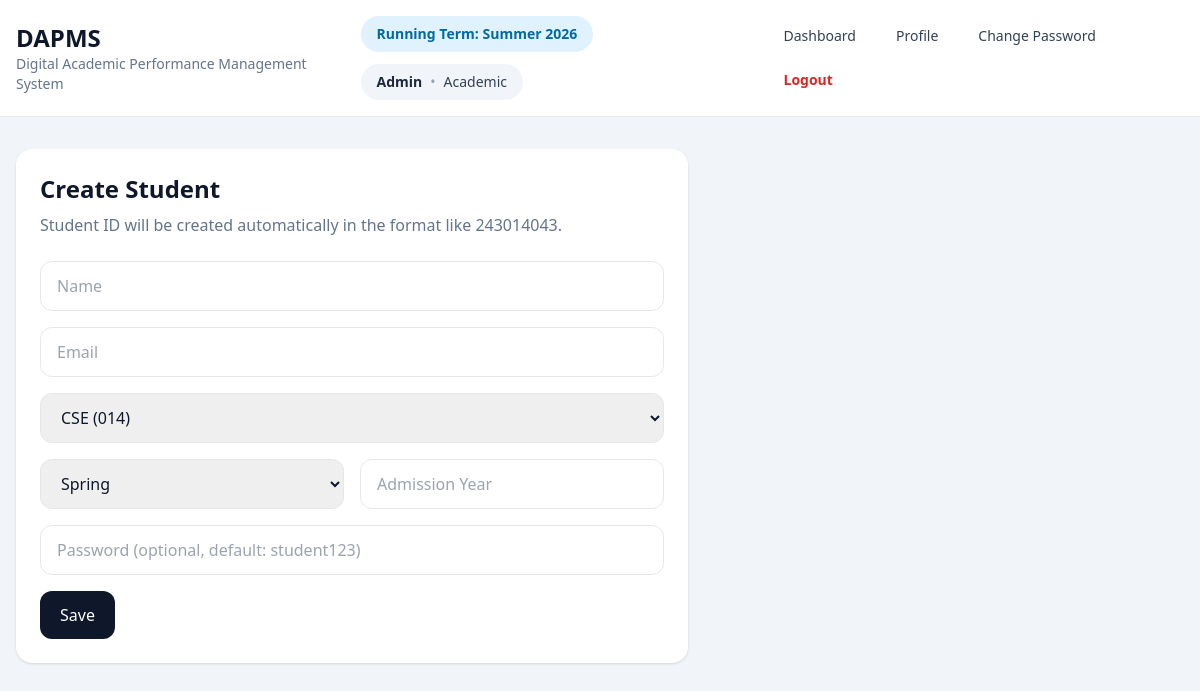
The page /admin/student/create (signed in) on the database its author committed.
### tables this page shows
CREATE TABLE terms(
            id INTEGER PRIMARY KEY AUTOINCREMENT,
            name TEXT NOT NULL,
            start_date TEXT NOT NULL,
            end_date TEXT NOT NULL,
            status TEXT NOT NULL DEFAULT 'running'
        , semester TEXT, year INTEGER);

CREATE TABLE users(
            id INTEGER PRIMARY KEY AUTOINCREMENT,
            role TEXT NOT NULL,
            name TEXT NOT NULL,
            email TEXT NOT NULL UNIQUE,
            password_hash TEXT NOT NULL,
            department TEXT NOT NULL
        );

### app/routes/admin.py (the view, shortened to what this page needs)
@bp.route('/student/create', methods=['GET', 'POST'])
@role_required('admin')
def create_student():
    return render_template('admin/create_student.html', departments=DEPARTMENT_CODES, semesters=list(SEMESTER_CODES.keys()))

### app/core/security.py (called while the page is built)
def load_user():
    user_id = session.get('user_id')
    if not user_id:
        g.user = None
        return
    g.user = get_db().execute('SELECT * FROM users WHERE id=?', (user_id,)).fetchone()

def role_required(*roles):
    def decorator(view):
        @wraps(view)
        def wrapped(*args, **kwargs):
            if session.get('role') not in roles:
                return redirect(url_for('auth.login'))
            return view(*args, **kwargs)
        return wrapped
    return decorator

### app/db.py (called while the page is built)
def get_db():
    if 'db' not in g:
        g.db = sqlite3.connect(current_app.config['DATABASE'])
        g.db.row_factory = sqlite3.Row
        g.db.execute('PRAGMA foreign_keys = ON')
    return g.db

### app/routes/auth.py (called while the page is built)
@bp.before_app_request
def before():
    load_user()

### app/templates/admin/create_student.html
{% extends 'layout.html' %}
{% block content %}
<div class="max-w-2xl bg-white rounded-2xl shadow p-6">
  <h2 class="text-2xl font-bold mb-2">Create Student</h2>
  <p class="text-slate-500 mb-6">Student ID will be created automatically in the format like 243014043.</p>
  <form method="post" class="space-y-4">
    <input name="name" placeholder="Name" class="w-full border rounded-xl px-4 py-3" required>
    <input name="email" type="email" placeholder="Email" class="w-full border rounded-xl px-4 py-3" required>
    <select name="department" class="w-full border rounded-xl px-4 py-3" required>
      {% for dept, code in departments.items() %}<option value="{{ dept }}">{{ dept }} ({{ code }})</option>{% endfor %}
    </select>
    <div class="grid md:grid-cols-2 gap-4">
      <select name="admission_semester" class="w-full border rounded-xl px-4 py-3" required>
        {% for semester in semesters %}<option value="{{ semester }}">{{ semester }}</option>{% endfor %}
      </select>
      <input name="admission_year" type="number" min="2020" max="2100" placeholder="Admission Year" class="w-full border rounded-xl px-4 py-3" required>
    </div>
    <input name="password" placeholder="Password (optional, default: student123)" class="w-full border rounded-xl px-4 py-3">
    <button class="bg-slate-900 text-white px-5 py-3 rounded-xl">Save</button>
  </form>
</div>
{% endblock %}

### app/templates/layout.html (shortened to what this page needs)
<!DOCTYPE html>
<html>
<head>
  <script src="https://cdn.tailwindcss.com"></script>
</head>
<body class="bg-slate-100 text-slate-900 min-h-screen">
  <nav class="bg-white border-b sticky top-0 z-20">
    <div class="max-w-7xl mx-auto px-4 py-4 flex justify-between items-center gap-4">
      <div>
        <h1 class="text-2xl font-bold">DAPMS</h1>
        <p class="text-sm text-slate-500">Digital Academic Performance Management System</p>
      </div>
     <div class="flex flex-col lg:flex-row lg:items-center lg:justify-between gap-4">
  <div class="flex flex-wrap items-center gap-3">
    {% if current_term %}
      <span class="inline-flex items-center px-4 py-2 rounded-full bg-sky-100 text-sky-700 text-sm font-semibold">
        Running Term: {{ current_term['name'] }}
      </span>
    {% endif %}
    {% if current_user %}
      <div class="inline-flex items-center px-4 py-2 rounded-full bg-slate-100 text-slate-700 text-sm">
        <span class="font-semibold text-slate-800">{{ current_user['name'] }}</span>
        {% if current_user['department'] %}
          <span class="mx-2 text-slate-400">•</span>
          <span>{{ current_user['department'] }}</span>
        {% endif %}
      </div>
    {% endif %}
  </div>
  <div class="flex flex-wrap items-center gap-2">
    {% if session.get('role') == 'admin' %}
      <a href="{{ url_for('admin.dashboard') }}"
         class="px-4 py-2 rounded-xl text-sm font-medium transition
         {% if request.endpoint == 'admin.dashboard' %}
           bg-sky-600 text-white font-bold shadow
         {% else %}
           text-slate-700 hover:bg-slate-100 hover:text-sky-700
         {% endif %}">
        Dashboard
      </a>
    {% endif %}
    {% if session.get('user_id') %}
      <a href="{{ url_for('auth.profile') }}"
         class="px-4 py-2 rounded-xl text-sm font-medium transition
         {% if request.endpoint == 'auth.profile' %}
           bg-sky-600 text-white font-bold shadow
         {% else %}
           text-slate-700 hover:bg-slate-100 hover:text-sky-700
         {% endif %}">
        Profile
      </a>
    {% endif %}
    {% if session.get('user_id') %}
      <a href="{{ url_for('auth.change_password') }}"
         class="px-4 py-2 rounded-xl text-sm font-medium transition
         {% if request.endpoint == 'auth.change_password' %}
           bg-sky-600 text-white font-bold shadow
         {% else %}
           text-slate-700 hover:bg-slate-100 hover:text-sky-700
         {% endif %}">
        Change Password
      </a>
    {% endif %}
    {% if session.get('user_id') %}
      <a href="{{ url_for('auth.logout') }}"
         class="px-4 py-2 rounded-xl text-sm font-semibold text-red-600 hover:bg-red-50 hover:text-red-700 transition">
        Logout
      </a>
    {% else %}
      <a href="{{ url_for('auth.forgot_password') }}"
         class="px-4 py-2 rounded-xl text-sm font-medium text-slate-700 hover:bg-slate-100 hover:text-sky-700 transition">
        Forgot Password
      </a>
    {% endif %}
  </div>
</div>
    </div>
  </nav>
  <div class="max-w-7xl mx-auto px-4 py-8">
    {% block content %}{% endblock %}
  </div>
</body>
</html>

### rows shown on the page
terms: name "Summer 2026"
users: name "Admin", department "Academic"

### other values the page prints
form field department "CSE (014)"
form field admission_semester "Spring"
